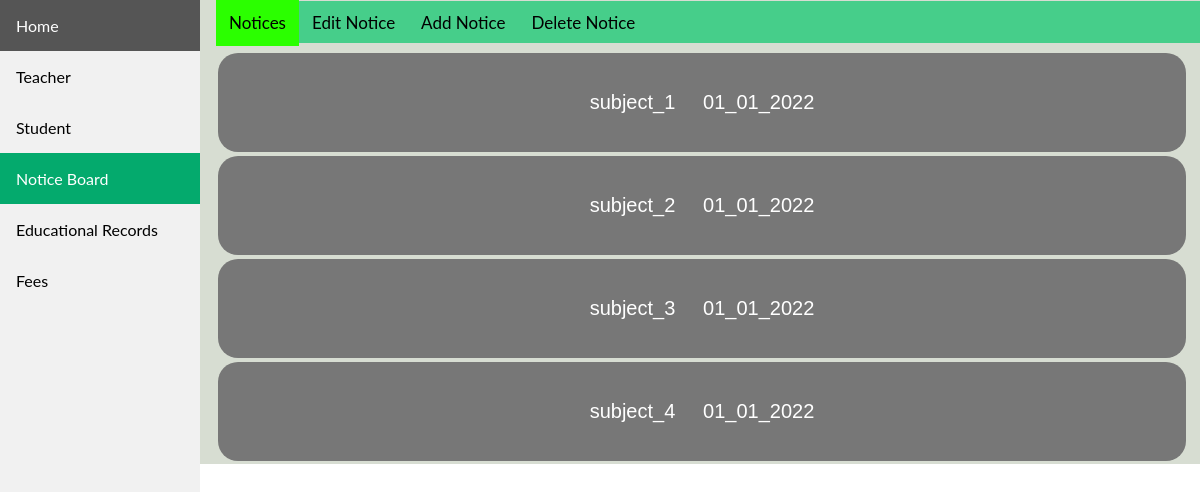
Screenshot of /templates/tem_admin_notice.php (signed in) with the database file from the repository.
### tables this page shows
create table board(
    board_id varchar(100),
    board_name   varchar(100),
    board_date   varchar(10),
    borad_description varchar(10000)

);

### templates/tem_admin_notice.php (the view, shortened to what this page needs)
<!DOCTYPE html>
<html>
<head>
</head>
<body>
    <div class="sidebar">
        <a href="tem_home.php">Home</a>
        <a href="tem_admin_profile.php">Teacher</a>
        <a href="tem_admin_student.php">Student</a>
        <a class="active" href="tem_admin_notice.php">Notice Board</a>
        <a href="tem_admin_edu.php">Educational Records</a>
        <a href="tem_admin_fee.php">Fees</a>
    </div>
    <div class="content">
        <div id="navbar">
            <a style="background-color: #2bff00;" href="tem_admin_notice.php">Notices</a>
            <a href="tem_admin_notice_2.php">Edit Notice</a>
            <a href="tem_admin_notice_3.php">Add Notice</a>
            <a href="tem_admin_notice_4.php">Delete Notice</a>
        </div>
        <div class="new_content">
            <?php
      $db_servername = "localhost";
      $db_username = "user2";
      $db_password = "passuser2";
      $db_name = "db1";
      $conn = mysqli_connect($db_servername, $db_username, $db_password, $db_name);
      $sql = "select * from board";
      if(mysqli_query($conn, $sql))
      {
          $result = mysqli_query($conn, $sql);
          while($row = mysqli_fetch_assoc($result))
          {
            $board_name = $row['board_name'];
            $board_date = $row['board_date'];
            $board_desc = $row['board_desc'];
            echo "
            <button type='button' class='collapsible kk-btn'><p class='kk'>$board_name &nbsp&nbsp&nbsp $board_date</p></button>
            <div class='content2'>
             $board_desc
            </div>";
          }
      }
      else{
        echo "ERROR : ".mysqli_error($conn);
      }
  ?>
        </div>
</body>
</html>

### rows the page displays
board: board_name "subject_1", board_date "01_01_2022"
board: board_name "subject_2", board_date "01_01_2022"
board: board_name "subject_3", board_date "01_01_2022"
board: board_name "subject_4", board_date "01_01_2022"
